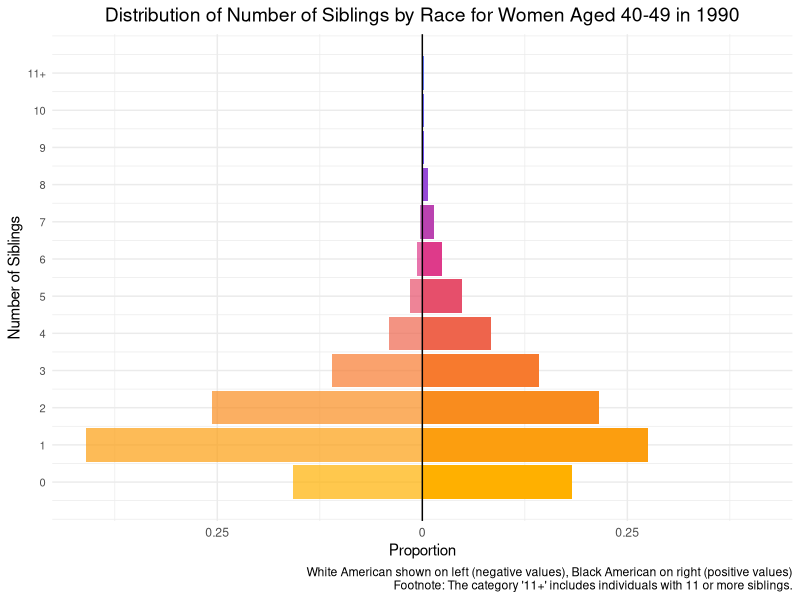
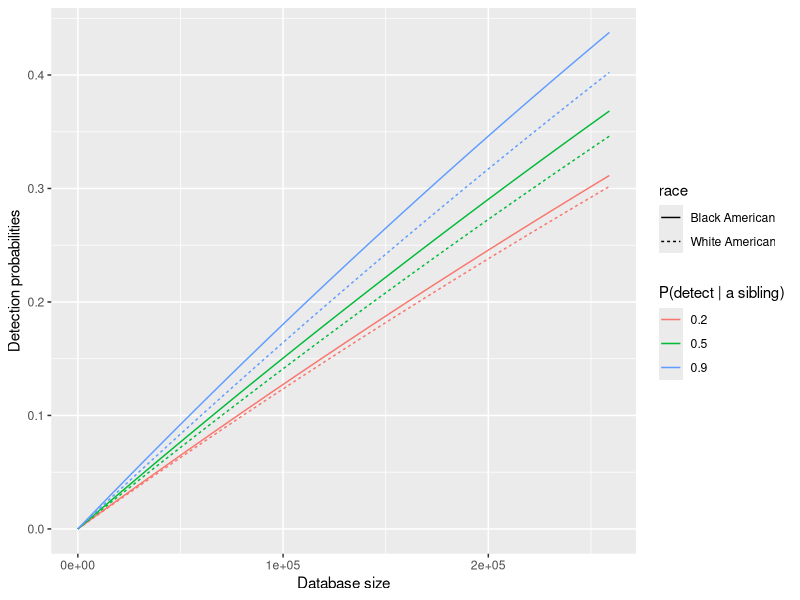
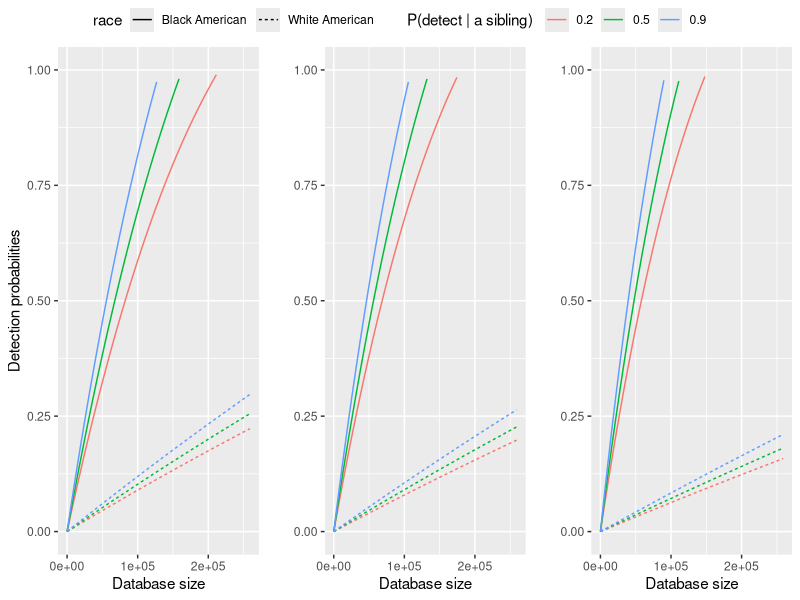

Here is the R script that generated these plots, in order:
## ---- chunk 1
knitr::opts_chunk$set(echo = FALSE)

# load package
library(ggplot2)
library(ggpubr)
## ---- chunk 2
# read racial compositions in Census population (Result 1b)
racial_composition = read.csv(file.path("output", "demographic_composition_comparison.csv"))

# population proportions
pop_props = racial_composition$Proportion[c(1,3)]
# forensic database proportions
for_props = 100 * array(c(0.2042, 0.2450, 0.2897, 0.5650, 0.4976, 0.3926), dim=c(3, 2))
# population size
N = sum(racial_composition$Number_of_Customers[1:4])

# read family size multinomial distributions for black/white Americans (Result 2)
family_size = read.csv(file.path("data", "family_size.csv"))

black_family_size = family_size$proportion[which(family_size$RACE=="Black/African American" & family_size$YEAR=="1990" & family_size$AGE_RANGE=="40-49")]

white_family_size = family_size$proportion[which(family_size$RACE=="White" & family_size$YEAR=="1990" & family_size$AGE_RANGE=="40-49")]

black_sibling_size = black_family_size[-1]/sum(black_family_size[-1])
white_sibling_size = white_family_size[-1]/sum(white_family_size[-1])
## ---- chunk 3
match_sibling_prob <- function(N, K, pop_prop, for_prop, r, detect_sibling) {
  p_present = for_prop*K / (pop_prop*N)
  tot_p_sibling = 0
  
  if(r>=1) {
    for(k in 1:r) {
      p_sibling = dbinom(k, r, p_present) * (1 - (1 - detect_sibling)^k)
      tot_p_sibling = tot_p_sibling + p_sibling
    }
  }
  
  return(tot_p_sibling)
}

detect_prob <- function(N, K, pop_prop, for_prop, sibling_size, detect_sibling) {
  p_present = for_prop*K / (pop_prop*N)
  p_selfandparent = 1 - (1 - p_present)^3
  
  p_sibling = 0
  
  if(length(sibling_size)>1) {
    for(i in 2:length(sibling_size)) {
      p_sibling = p_sibling + sibling_size[i] * match_sibling_prob(N, K, pop_prop, for_prop, i-1, detect_sibling)
    }
  }
  
  return(p_selfandparent + p_sibling)
}

# N: the population size
# K: the forensic database size
# pop_prop: the racial proportion in the population
# for_prop: the racial proportion in the forensic database
# sibling_size: the distribution of the number of sibling
# detect_sibling: the probability of detecting a sibling
## ---- chunk 4
df_sibling = data.frame(n_siblings = rep(0:11, 2), proportions = c(black_sibling_size, -white_sibling_size), race = as.factor(rep(c("Black American", "White American"), each=12)))

my_colors <- colorRampPalette(c("#FFB000", "#F77A2E", "#DE3A8A", "#7253FF", "#5E8BFF"))(13)

ggplot(data = df_sibling, mapping = aes(x=n_siblings, y=proportions, fill=as.factor(n_siblings))) + geom_col(aes(alpha = race)) + geom_hline(yintercept = 0, color = "black", linewidth = 0.5) + scale_y_continuous(
   labels = function(x) abs(x),
   limits = function(x) c(-max(abs(x)), max(abs(x)))
 ) + coord_flip() +
 scale_x_continuous(breaks = 0:11, labels = c(0:10, "11+")) +
 scale_fill_manual(values = my_colors) +
 scale_alpha_manual(values = c("White American" = 0.7, "Black American" = 1)) +
 labs(
   title = "Distribution of Number of Siblings by Race for Women Aged 40-49 in 1990",
   x = "Number of Siblings",
   y = "Proportion",
   fill = "Number of Siblings",
   caption = "White American shown on left (negative values), Black American on right (positive values)\nFootnote: The category '11+' includes individuals with 11 or more siblings."
 ) +
 theme_minimal() +
 theme(
   plot.title = element_text(size = 14, hjust = 0.5),
   axis.text.y = element_text(size = 8),
   strip.text = element_text(size = 10),
   legend.position = "none"
 )
## ---- chunk 5
Ks = round(seq(0, 0.1*N, length.out=50)) #forensic database size
sibling_probs = c(0.2, 0.5, 0.9) #the detection probability given a sibling
## ---- chunk 6
pr_black = array(dim = c(length(sibling_probs), length(Ks)))
pr_white = array(dim = c(length(sibling_probs), length(Ks)))

for(i in 1:length(sibling_probs)) {
  for(j in 1:length(Ks)) {
    pr_black[i,j] = detect_prob(N, Ks[j], pop_props[2], pop_props[2], black_sibling_size, sibling_probs[i])
    pr_white[i,j] = detect_prob(N, Ks[j], pop_props[1], pop_props[1], white_sibling_size, sibling_probs[i])
  }
}
## ---- chunk 7
black_df = data.frame(prob=c(pr_black), database=rep(Ks, each=length(sibling_probs)), detection=factor(rep(sibling_probs, length(Ks))), race=factor("Black American"))

white_df = data.frame(prob=c(pr_white), database=rep(Ks, each=length(sibling_probs)), detection=factor(rep(sibling_probs, length(Ks))), race=factor("White American"))

prob_df = rbind(black_df, white_df)

ggplot(prob_df, aes(x=database, y=prob)) + geom_line(aes(colour=detection, linetype=race)) + xlab("Database size") + ylab("Detection probabilities") + labs(colour="P(detect | a sibling)")
## ---- chunk 8
pr_black_1 = array(dim = c(length(sibling_probs), length(Ks)))
pr_white_1 = array(dim = c(length(sibling_probs), length(Ks)))
pr_black_2 = array(dim = c(length(sibling_probs), length(Ks)))
pr_white_2 = array(dim = c(length(sibling_probs), length(Ks)))
pr_black_3 = array(dim = c(length(sibling_probs), length(Ks)))
pr_white_3 = array(dim = c(length(sibling_probs), length(Ks)))

for(i in 1:length(sibling_probs)) {
  for(j in 1:length(Ks)) {
    pr_black_1[i,j] = detect_prob(N, Ks[j], pop_props[2], for_props[1,1], black_sibling_size, sibling_probs[i])
    pr_white_1[i,j] = detect_prob(N, Ks[j], pop_props[1], for_props[1,2], white_sibling_size, sibling_probs[i])
    pr_black_2[i,j] = detect_prob(N, Ks[j], pop_props[2], for_props[2,1], black_sibling_size, sibling_probs[i])
    pr_white_2[i,j] = detect_prob(N, Ks[j], pop_props[1], for_props[2,2], white_sibling_size, sibling_probs[i])
    pr_black_3[i,j] = detect_prob(N, Ks[j], pop_props[2], for_props[3,1], black_sibling_size, sibling_probs[i])
    pr_white_3[i,j] = detect_prob(N, Ks[j], pop_props[1], for_props[3,2], white_sibling_size, sibling_probs[i])
  }
}
## ---- chunk 9
black_df_1 = data.frame(prob=c(pr_black_1), database=rep(Ks, each=length(sibling_probs)), detection=factor(rep(sibling_probs, length(Ks))), race=factor("Black American"))
white_df_1 = data.frame(prob=c(pr_white_1), database=rep(Ks, each=length(sibling_probs)), detection=factor(rep(sibling_probs, length(Ks))), race=factor("White American"))
prob_df_1 = rbind(black_df_1, white_df_1)

p1 = ggplot(prob_df_1, aes(x=database, y=prob)) + geom_line(aes(colour=detection, linetype=race)) + xlab("Database size") + ylab("Detection probabilities") + labs(colour="P(detect | a sibling)") + ylim(0,1)

black_df_2 = data.frame(prob=c(pr_black_2), database=rep(Ks, each=length(sibling_probs)), detection=factor(rep(sibling_probs, length(Ks))), race=factor("Black American"))
white_df_2 = data.frame(prob=c(pr_white_2), database=rep(Ks, each=length(sibling_probs)), detection=factor(rep(sibling_probs, length(Ks))), race=factor("White American"))
prob_df_2 = rbind(black_df_2, white_df_2)

p2 = ggplot(prob_df_2, aes(x=database, y=prob)) + geom_line(aes(colour=detection, linetype=race)) + xlab("Database size") + ylab("") + labs(colour="P(detect | a sibling)") + ylim(0,1)

black_df_3 = data.frame(prob=c(pr_black_3), database=rep(Ks, each=length(sibling_probs)), detection=factor(rep(sibling_probs, length(Ks))), race=factor("Black American"))
white_df_3 = data.frame(prob=c(pr_white_3), database=rep(Ks, each=length(sibling_probs)), detection=factor(rep(sibling_probs, length(Ks))), race=factor("White American"))
prob_df_3 = rbind(black_df_3, white_df_3)

p3 = ggplot(prob_df_3, aes(x=database, y=prob)) + geom_line(aes(colour=detection, linetype=race)) + xlab("Database size") + ylab("") + labs(colour="P(detect | a sibling)") + ylim(0,1)

ggarrange(p1, p2, p3, nrow = 1, ncol = 3, common.legend = TRUE)
